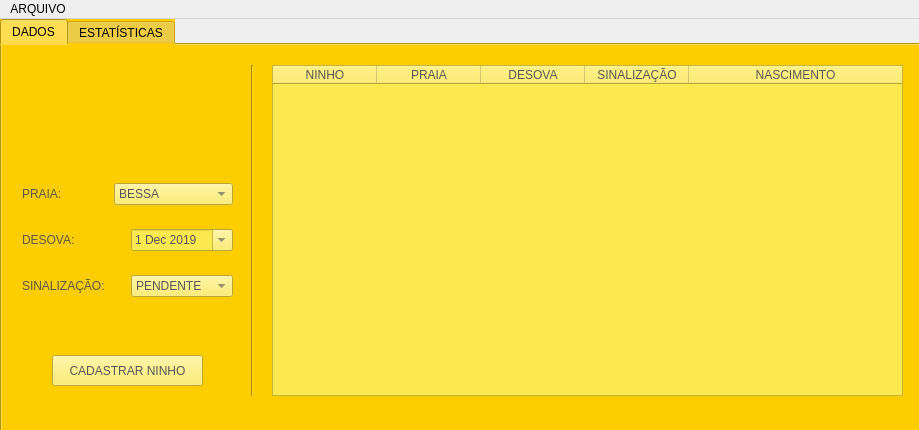
<?xml version="1.0" encoding="UTF-8"?>
<ui version="4.0">
 <class>MainWindow</class>
 <widget class="QMainWindow" name="MainWindow">
  <property name="geometry">
   <rect>
    <x>0</x>
    <y>0</y>
    <width>919</width>
    <height>430</height>
   </rect>
  </property>
  <property name="windowTitle">
   <string>Tartarugas fofas</string>
  </property>
  <widget class="QWidget" name="centralwidget">
   <widget class="QTabWidget" name="tabWidget">
    <property name="geometry">
     <rect>
      <x>0</x>
      <y>0</y>
      <width>921</width>
      <height>421</height>
     </rect>
    </property>
    <property name="styleSheet">
     <string notr="true">background-color: rgb(253, 205, 0);</string>
    </property>
    <property name="currentIndex">
     <number>0</number>
    </property>
    <widget class="QWidget" name="tab">
     <attribute name="title">
      <string>DADOS</string>
     </attribute>
     <widget class="QTableWidget" name="Tabela">
      <property name="geometry">
       <rect>
        <x>270</x>
        <y>20</y>
        <width>631</width>
        <height>331</height>
       </rect>
      </property>
      <property name="styleSheet">
       <string notr="true">color: rgb(85, 87, 83);
background-color: rgb(252, 233, 79);</string>
      </property>
      <attribute name="horizontalHeaderMinimumSectionSize">
       <number>50</number>
      </attribute>
      <attribute name="horizontalHeaderDefaultSectionSize">
       <number>104</number>
      </attribute>
      <attribute name="horizontalHeaderStretchLastSection">
       <bool>true</bool>
      </attribute>
      <attribute name="verticalHeaderVisible">
       <bool>false</bool>
      </attribute>
      <column>
       <property name="text">
        <string>NINHO</string>
       </property>
       <property name="font">
        <font>
         <kerning>false</kerning>
        </font>
       </property>
       <property name="background">
        <color>
         <red>252</red>
         <green>233</green>
         <blue>79</blue>
        </color>
       </property>
      </column>
      <column>
       <property name="text">
        <string>PRAIA</string>
       </property>
       <property name="background">
        <color>
         <red>252</red>
         <green>233</green>
         <blue>79</blue>
        </color>
       </property>
      </column>
      <column>
       <property name="text">
        <string>DESOVA</string>
       </property>
       <property name="background">
        <color>
         <red>252</red>
         <green>233</green>
         <blue>79</blue>
        </color>
       </property>
      </column>
      <column>
       <property name="text">
        <string>SINALIZAÇÃO</string>
       </property>
       <property name="background">
        <color>
         <red>252</red>
         <green>233</green>
         <blue>79</blue>
        </color>
       </property>
      </column>
      <column>
       <property name="text">
        <string>NASCIMENTO</string>
       </property>
       <property name="background">
        <color>
         <red>252</red>
         <green>233</green>
         <blue>79</blue>
        </color>
       </property>
      </column>
     </widget>
     <widget class="QPushButton" name="btn_1">
      <property name="geometry">
       <rect>
        <x>50</x>
        <y>310</y>
        <width>151</width>
        <height>31</height>
       </rect>
      </property>
      <property name="styleSheet">
       <string notr="true">color: rgb(85, 87, 83);
background-color: rgb(252, 233, 79);</string>
      </property>
      <property name="text">
       <string>CADASTRAR NINHO</string>
      </property>
     </widget>
     <widget class="QWidget" name="layoutWidget">
      <property name="geometry">
       <rect>
        <x>20</x>
        <y>120</y>
        <width>211</width>
        <height>151</height>
       </rect>
      </property>
      <layout class="QVBoxLayout" name="verticalLayout">
       <item>
        <layout class="QHBoxLayout" name="horizontalLayout">
         <item>
          <widget class="QLabel" name="test">
           <property name="styleSheet">
            <string notr="true">color: rgb(85, 87, 83);</string>
           </property>
           <property name="text">
            <string>PRAIA:</string>
           </property>
          </widget>
         </item>
         <item>
          <widget class="QComboBox" name="cB_1">
           <property name="styleSheet">
            <string notr="true">background-color: rgb(252, 233, 79);
color: rgb(85, 87, 83);</string>
           </property>
           <item>
            <property name="text">
             <string>BESSA</string>
            </property>
           </item>
           <item>
            <property name="text">
             <string>MANAÍRA</string>
            </property>
           </item>
           <item>
            <property name="text">
             <string>CABO BRANCO</string>
            </property>
           </item>
           <item>
            <property name="text">
             <string>TAMBAÚ</string>
            </property>
           </item>
           <item>
            <property name="text">
             <string>SEIXAS</string>
            </property>
           </item>
           <item>
            <property name="text">
             <string>PENHA</string>
            </property>
           </item>
          </widget>
         </item>
        </layout>
       </item>
       <item>
        <layout class="QHBoxLayout" name="horizontalLayout_2">
         <item>
          <widget class="QLabel" name="label_2">
           <property name="styleSheet">
            <string notr="true">color: rgb(85, 87, 83);</string>
           </property>
           <property name="text">
            <string>DESOVA:</string>
           </property>
          </widget>
         </item>
         <item>
          <widget class="QDateEdit" name="data_1">
           <property name="styleSheet">
            <string notr="true">color: rgb(85, 87, 83);
background-color: rgb(252, 233, 79);</string>
           </property>
           <property name="calendarPopup">
            <bool>true</bool>
           </property>
           <property name="date">
            <date>
             <year>2019</year>
             <month>12</month>
             <day>1</day>
            </date>
           </property>
          </widget>
         </item>
        </layout>
       </item>
       <item>
        <layout class="QHBoxLayout" name="horizontalLayout_3">
         <item>
          <widget class="QLabel" name="label_3">
           <property name="styleSheet">
            <string notr="true">color: rgb(85, 87, 83);</string>
           </property>
           <property name="text">
            <string>SINALIZAÇÃO:</string>
           </property>
          </widget>
         </item>
         <item>
          <widget class="QComboBox" name="cB_2">
           <property name="styleSheet">
            <string notr="true">background-color: rgb(252, 233, 79);
color: rgb(85, 87, 83);</string>
           </property>
           <item>
            <property name="text">
             <string>PENDENTE</string>
            </property>
           </item>
           <item>
            <property name="text">
             <string>FINALIZADO</string>
            </property>
           </item>
          </widget>
         </item>
        </layout>
       </item>
      </layout>
     </widget>
     <widget class="Line" name="line">
      <property name="geometry">
       <rect>
        <x>240</x>
        <y>20</y>
        <width>21</width>
        <height>331</height>
       </rect>
      </property>
      <property name="orientation">
       <enum>Qt::Vertical</enum>
      </property>
     </widget>
     <widget class="QLabel" name="label_4">
      <property name="geometry">
       <rect>
        <x>70</x>
        <y>20</y>
        <width>91</width>
        <height>81</height>
       </rect>
      </property>
      <property name="text">
       <string/>
      </property>
      <property name="pixmap">
       <pixmap>../../Downloads/WhatsApp Image 2019-12-06 at 14.16.21(1).jpeg</pixmap>
      </property>
      <property name="scaledContents">
       <bool>true</bool>
      </property>
     </widget>
    </widget>
    <widget class="QWidget" name="tab_2">
     <attribute name="title">
      <string>ESTATÍSTICAS</string>
     </attribute>
     <widget class="QWidget" name="layoutWidget_2">
      <property name="geometry">
       <rect>
        <x>200</x>
        <y>120</y>
        <width>231</width>
        <height>41</height>
       </rect>
      </property>
      <layout class="QHBoxLayout" name="horizontalLayout_5">
       <item>
        <widget class="QLabel" name="txt_Manaira">
         <property name="font">
          <font>
           <pointsize>15</pointsize>
          </font>
         </property>
         <property name="styleSheet">
          <string notr="true">color: rgb(85, 87, 83);</string>
         </property>
         <property name="text">
          <string>Manaíra: </string>
         </property>
        </widget>
       </item>
       <item>
        <widget class="QLabel" name="txt_QuantNinhosManaira">
         <property name="font">
          <font>
           <pointsize>15</pointsize>
          </font>
         </property>
         <property name="text">
          <string/>
         </property>
        </widget>
       </item>
      </layout>
     </widget>
     <widget class="QWidget" name="layoutWidget_3">
      <property name="geometry">
       <rect>
        <x>200</x>
        <y>170</y>
        <width>231</width>
        <height>41</height>
       </rect>
      </property>
      <layout class="QHBoxLayout" name="horizontalLayout_6">
       <item>
        <widget class="QLabel" name="txt_CaboBranco">
         <property name="font">
          <font>
           <pointsize>15</pointsize>
          </font>
         </property>
         <property name="styleSheet">
          <string notr="true">color: rgb(85, 87, 83);</string>
         </property>
         <property name="text">
          <string>Cabo Branco: </string>
         </property>
        </widget>
       </item>
       <item>
        <widget class="QLabel" name="txt_QuantNinhosCaboBranco">
         <property name="font">
          <font>
           <pointsize>15</pointsize>
          </font>
         </property>
         <property name="text">
          <string/>
         </property>
        </widget>
       </item>
      </layout>
     </widget>
     <widget class="QWidget" name="layoutWidget_4">
      <property name="geometry">
       <rect>
        <x>200</x>
        <y>220</y>
        <width>231</width>
        <height>41</height>
       </rect>
      </property>
      <layout class="QHBoxLayout" name="horizontalLayout_7">
       <item>
        <widget class="QLabel" name="txt_Tambau">
         <property name="font">
          <font>
           <pointsize>15</pointsize>
          </font>
         </property>
         <property name="styleSheet">
          <string notr="true">color: rgb(85, 87, 83);</string>
         </property>
         <property name="text">
          <string>Tambaú: </string>
         </property>
        </widget>
       </item>
       <item>
        <widget class="QLabel" name="txt_QuantNinhosTambau">
         <property name="font">
          <font>
           <pointsize>15</pointsize>
          </font>
         </property>
         <property name="text">
          <string/>
         </property>
        </widget>
       </item>
      </layout>
     </widget>
     <widget class="QWidget" name="layoutWidget_5">
      <property name="geometry">
       <rect>
        <x>200</x>
        <y>270</y>
        <width>231</width>
        <height>41</height>
       </rect>
      </property>
      <layout class="QHBoxLayout" name="horizontalLayout_8">
       <item>
        <widget class="QLabel" name="txt_Seixas">
         <property name="font">
          <font>
           <pointsize>15</pointsize>
          </font>
         </property>
         <property name="styleSheet">
          <string notr="true">color: rgb(85, 87, 83);</string>
         </property>
         <property name="text">
          <string>Seixas: </string>
         </property>
        </widget>
       </item>
       <item>
        <widget class="QLabel" name="txt_QuantNinhosSeixas">
         <property name="font">
          <font>
           <pointsize>15</pointsize>
          </font>
         </property>
         <property name="text">
          <string/>
         </property>
        </widget>
       </item>
      </layout>
     </widget>
     <widget class="QWidget" name="layoutWidget_6">
      <property name="geometry">
       <rect>
        <x>200</x>
        <y>320</y>
        <width>231</width>
        <height>41</height>
       </rect>
      </property>
      <layout class="QHBoxLayout" name="horizontalLayout_9">
       <item>
        <widget class="QLabel" name="txt_Penha">
         <property name="font">
          <font>
           <pointsize>15</pointsize>
          </font>
         </property>
         <property name="styleSheet">
          <string notr="true">color: rgb(85, 87, 83);</string>
         </property>
         <property name="text">
          <string>Penha:</string>
         </property>
        </widget>
       </item>
       <item>
        <widget class="QLabel" name="txt_QuantNinhosPenha">
         <property name="font">
          <font>
           <pointsize>15</pointsize>
          </font>
         </property>
         <property name="text">
          <string/>
         </property>
        </widget>
       </item>
      </layout>
     </widget>
     <widget class="QWidget" name="layoutWidget">
      <property name="geometry">
       <rect>
        <x>200</x>
        <y>70</y>
        <width>231</width>
        <height>41</height>
       </rect>
      </property>
      <layout class="QHBoxLayout" name="horizontalLayout_4">
       <item>
        <widget class="QLabel" name="txt_Bessa">
         <property name="font">
          <font>
           <pointsize>15</pointsize>
          </font>
         </property>
         <property name="styleSheet">
          <string notr="true">color: rgb(85, 87, 83);</string>
         </property>
         <property name="text">
          <string>Bessa: </string>
         </property>
        </widget>
       </item>
       <item>
        <widget class="QLabel" name="txt_QuantNinhosBessa">
         <property name="font">
          <font>
           <pointsize>15</pointsize>
          </font>
         </property>
         <property name="text">
          <string/>
         </property>
        </widget>
       </item>
      </layout>
     </widget>
     <widget class="QWidget" name="layoutWidget">
      <property name="geometry">
       <rect>
        <x>200</x>
        <y>20</y>
        <width>401</width>
        <height>41</height>
       </rect>
      </property>
      <layout class="QHBoxLayout" name="horizontalLayout_10">
       <item>
        <widget class="QLabel" name="label">
         <property name="font">
          <font>
           <pointsize>12</pointsize>
          </font>
         </property>
         <property name="styleSheet">
          <string notr="true">color: rgb(85, 87, 83);</string>
         </property>
         <property name="text">
          <string>QUANTIDADE DE NINHOS CADASTRADOS:</string>
         </property>
        </widget>
       </item>
       <item>
        <widget class="QLabel" name="quantNinhos">
         <property name="font">
          <font>
           <pointsize>14</pointsize>
          </font>
         </property>
         <property name="text">
          <string/>
         </property>
        </widget>
       </item>
      </layout>
     </widget>
     <widget class="QLabel" name="label_5">
      <property name="geometry">
       <rect>
        <x>70</x>
        <y>20</y>
        <width>91</width>
        <height>81</height>
       </rect>
      </property>
      <property name="text">
       <string/>
      </property>
      <property name="pixmap">
       <pixmap>../../Downloads/WhatsApp Image 2019-12-06 at 14.16.21(1).jpeg</pixmap>
      </property>
      <property name="scaledContents">
       <bool>true</bool>
      </property>
     </widget>
    </widget>
   </widget>
  </widget>
  <widget class="QMenuBar" name="menubar">
   <property name="geometry">
    <rect>
     <x>0</x>
     <y>0</y>
     <width>919</width>
     <height>21</height>
    </rect>
   </property>
   <widget class="QMenu" name="menuARQUIVO">
    <property name="title">
     <string>ARQUIVO</string>
    </property>
    <addaction name="actionSALVAR"/>
    <addaction name="actionCARREGAR"/>
   </widget>
   <addaction name="menuARQUIVO"/>
  </widget>
  <action name="actionSALVAR">
   <property name="text">
    <string>SALVAR</string>
   </property>
   <property name="shortcut">
    <string>Ctrl+S</string>
   </property>
  </action>
  <action name="actionCARREGAR">
   <property name="text">
    <string>CARREGAR</string>
   </property>
   <property name="shortcut">
    <string>Ctrl+A</string>
   </property>
  </action>
 </widget>
 <resources/>
 <connections/>
</ui>
